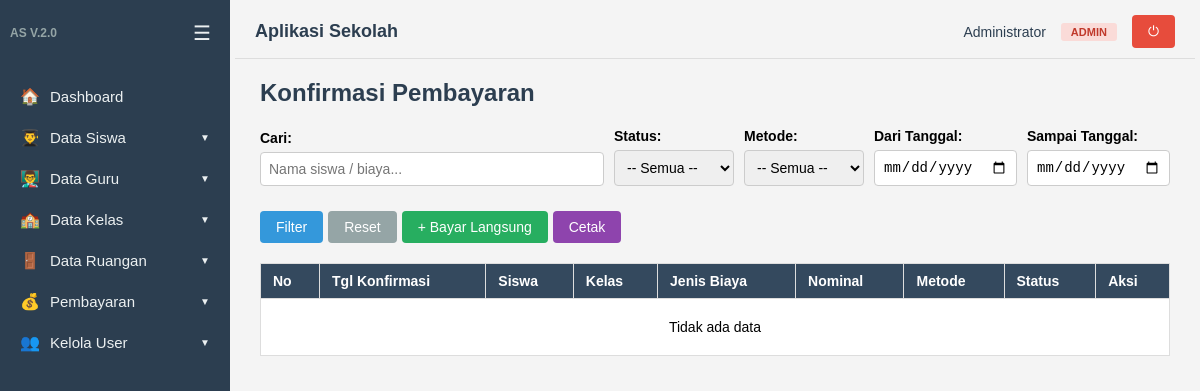
The page /pembayaran/konfirmasi.php (signed in) on the database as committed earlier.
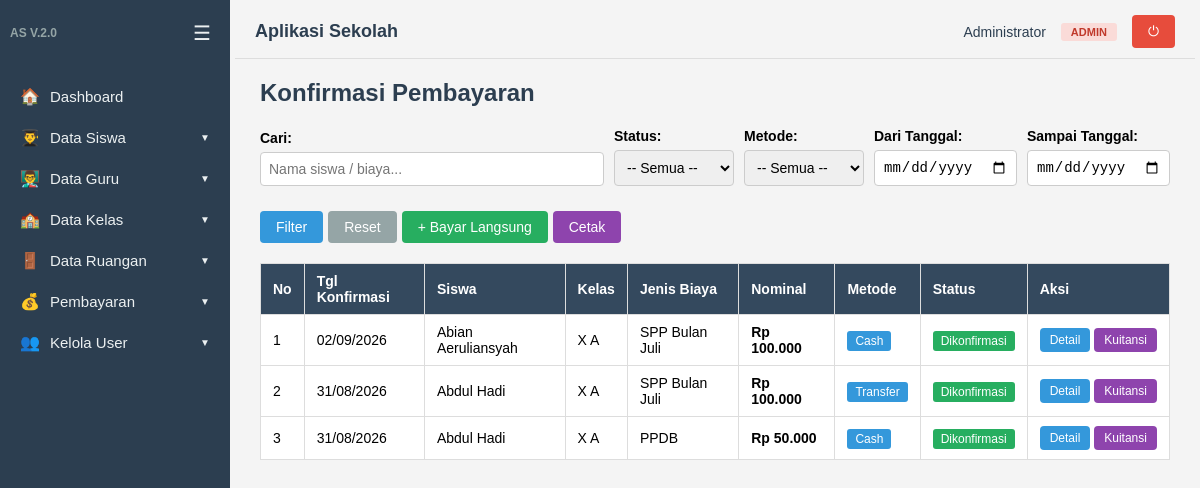
The same page on the database as committed later.
### tables this page shows
CREATE TABLE `pembayaran` (
  `id` int(11) NOT NULL,
  `id_siswa` int(11) NOT NULL,
  `id_aturan` int(11) NOT NULL,
  `nominal_bayar` int(11) NOT NULL,
  `metode_bayar` enum('cash','transfer','ewallet') NOT NULL,
  `bukti_bayar` varchar(255) DEFAULT NULL,
  `status` enum('belum','pending','dikonfirmasi','ditolak') NOT NULL DEFAULT 'belum',
  `keterangan` text DEFAULT NULL,
  `catatan_admin` text DEFAULT NULL,
  `tanggal_bayar` date NOT NULL,
  `tanggal_konfirmasi` datetime DEFAULT NULL,
  `created_at` timestamp NOT NULL DEFAULT current_timestamp()
);

CREATE TABLE `datasiswa` (
  `id` int(5) NOT NULL,
  `nama` varchar(50) NOT NULL,
  `status` enum('aktif','tidak aktif') NOT NULL DEFAULT 'aktif',
  `tanggal_lahir` date NOT NULL,
  `alamat` varchar(100) NOT NULL,
  `foto` varchar(100) DEFAULT NULL,
  `id_kelas` int(11) DEFAULT NULL
);

CREATE TABLE `datakelas` (
  `id_kelas` int(11) NOT NULL,
  `namakelas` varchar(100) NOT NULL,
  `tingkat` enum('X','XI','XII') NOT NULL,
  `tahunajaran` varchar(20) NOT NULL,
  `idguru` int(11) DEFAULT NULL,
  `idsiswa` int(11) DEFAULT NULL,
  `idruang` int(11) DEFAULT NULL
);

CREATE TABLE `aturan_pembayaran` (
  `id` int(11) NOT NULL,
  `nama_biaya` varchar(100) NOT NULL,
  `nominal` int(11) NOT NULL,
  `keterangan` text DEFAULT NULL,
  `target` enum('semua','kelas','tingkat','siswa') NOT NULL DEFAULT 'semua',
  `target_id` text DEFAULT NULL,
  `created_at` timestamp NOT NULL DEFAULT current_timestamp()
);

### pembayaran/konfirmasi.php (the view, shortened to what the rows shown need)
<?php
include dirname(__DIR__) . '/auth.php';
$perPage = 10;
$page = isset($_GET['page']) ? max(1, (int)$_GET['page']) : 1;
$where = "WHERE p.status != 'belum'";
$offset = ($page - 1) * $perPage;
$query = "SELECT p.*, s.nama as nama_siswa, k.namakelas, a.nama_biaya
          FROM pembayaran p
          LEFT JOIN datasiswa s ON p.id_siswa = s.id
          LEFT JOIN datakelas k ON s.id_kelas = k.id_kelas
          LEFT JOIN aturan_pembayaran a ON p.id_aturan = a.id
          $where
          ORDER BY p.tanggal_konfirmasi DESC, p.created_at DESC
          LIMIT $perPage OFFSET $offset";
$data = mysqli_query($koneksi, $query);
$statusColor = [
    'belum' => '#95a5a6', 'pending' => '#f39c12',
    'dikonfirmasi' => '#27ae60', 'ditolak' => '#e74c3c'
];
$metodeLabel = ['cash' => 'Cash', 'transfer' => 'Transfer', 'ewallet' => 'E-Wallet'];
include dirname(__DIR__) . '/layout/header.php';
?>
<h2>Konfirmasi Pembayaran</h2>
<table>
    <tr>
        <th>No</th>
        <th>Tgl Konfirmasi</th>
        <th>Siswa</th>
        <th>Kelas</th>
        <th>Jenis Biaya</th>
        <th>Nominal</th>
        <th>Metode</th>
        <th>Status</th>
        <th>Aksi</th>
    </tr>
    <?php
    $no = $offset + 1;
    if (mysqli_num_rows($data) === 0) : ?>
        <tr><td colspan="9" style="text-align:center; padding:20px;">Tidak ada data</td></tr>
    <?php else: ?>
        <?php while ($row = mysqli_fetch_assoc($data)) : ?>
            <tr style="<?= $row['status'] === 'pending' ? 'background:#fffde7;' : '' ?>">
                <td><?= $no++; ?></td>
                <td><?= $row['tanggal_konfirmasi'] ? date('d/m/Y', strtotime($row['tanggal_konfirmasi'])) : '-' ?></td>
                <td><?= htmlspecialchars($row['nama_siswa'] ?? '-') ?></td>
                <td><?= htmlspecialchars($row['namakelas'] ?? '-') ?></td>
                <td><?= htmlspecialchars($row['nama_biaya'] ?? '-') ?></td>
                <td style="font-weight:bold;">Rp <?= number_format($row['nominal_bayar'], 0, ',', '.') ?></td>
                <td><span style="padding:3px 8px; border-radius:3px; background:#3498db; color:#fff; font-size:12px;"><?= $metodeLabel[$row['metode_bayar']] ?? $row['metode_bayar'] ?></span></td>
                <td><span style="padding:3px 8px; border-radius:3px; background:<?= $statusColor[$row['status']] ?>; color:#fff; font-size:12px;"><?= ucfirst(str_replace('_', ' ', $row['status'])) ?></span></td>
                <td style="white-space:nowrap;">
                    <a class="btn" href="detail_pembayaran.php?id=<?= $row['id'] ?>" style="padding:5px 10px; font-size:12px;">Detail</a>
                    <?php if ($row['status'] === 'dikonfirmasi') : ?>
                        <a class="btn" href="kuitansi.php?id=<?= $row['id'] ?>" target="_blank" style="padding:5px 10px; font-size:12px; background:#8e44ad;">Kuitansi</a>
                    <?php endif; ?>
                </td>
            </tr>
        <?php endwhile; ?>
    <?php endif; ?>
</table>
<?php include dirname(__DIR__) . '/layout/footer.php'; ?>

Rows that differ between the two databases and show on the page:
added pembayaran: tanggal_konfirmasi "02/09/2026", id_siswa.nama "Abian Aeruliansyah", datakelas.namakelas "X A", id_aturan.nama_biaya "SPP Bulan Juli", nominal_bayar "100.000", metode_bayar "Cash", status "Dikonfirmasi"
added pembayaran: tanggal_konfirmasi "31/08/2026", id_siswa.nama "Abdul Hadi", datakelas.namakelas "X A", id_aturan.nama_biaya "SPP Bulan Juli", nominal_bayar "100.000", metode_bayar "Transfer", status "Dikonfirmasi"
added pembayaran: tanggal_konfirmasi "31/08/2026", id_siswa.nama "Abdul Hadi", datakelas.namakelas "X A", id_aturan.nama_biaya "PPDB", nominal_bayar "50.000", metode_bayar "Cash", status "Dikonfirmasi"
Other text that changed with them:
text no longer shown: "Tidak ada data"
